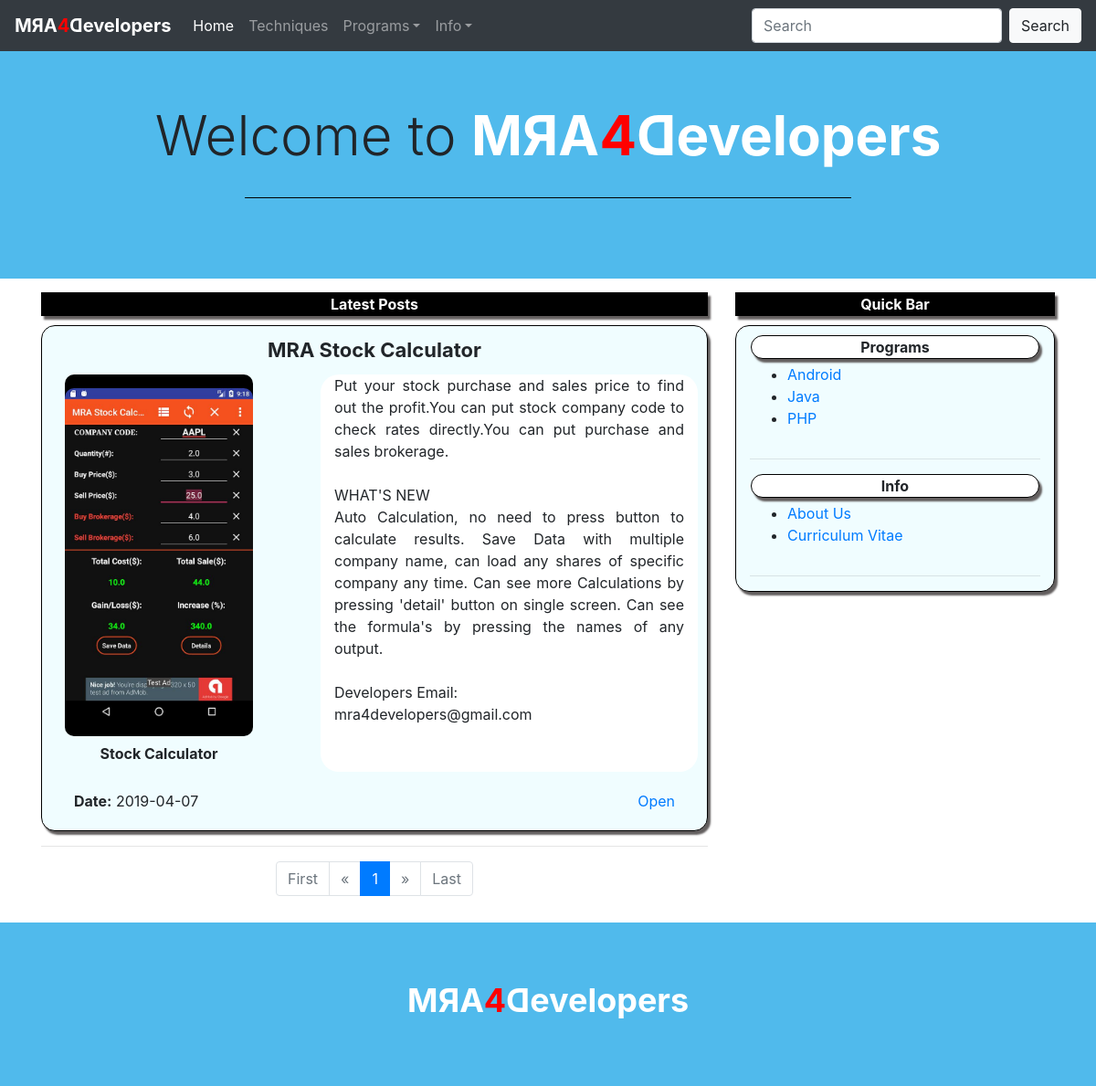
The app's page /, older data.
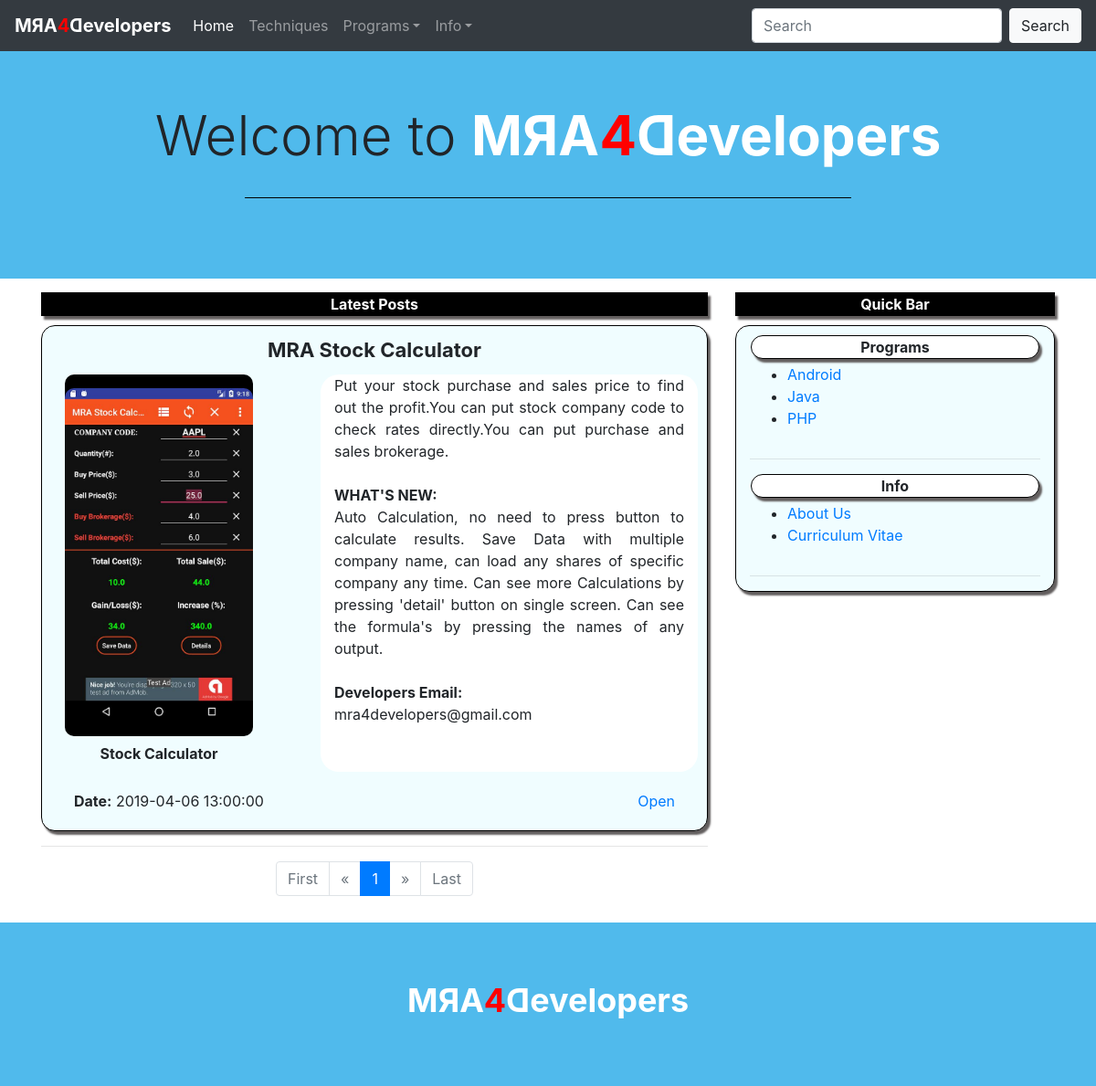
The same page, newer data.
### tables this page shows
CREATE TABLE `mra_post` (
  `id` int(100) NOT NULL,
  `date` timestamp NOT NULL DEFAULT CURRENT_TIMESTAMP ON UPDATE CURRENT_TIMESTAMP,
  `title` text NOT NULL,
  `details` text NOT NULL,
  `img` text NOT NULL,
  `imgName` text NOT NULL,
  `cat` varchar(20) NOT NULL,
  `etc` text NOT NULL
);

### admin/config/db.php (called while the page is built, shortened)
<?php
$start_page_number = 1;
$results_per_page = 05;
$datatable = "mra_post";
?>

### index.php (the view, shortened to what this page needs)
<?php
require("admin/config/db.php");
mysqli_set_charset($conn, "utf8mb4");
if (isset($_GET["page"]))
{
	$page  = $_GET["page"];
} else {
	$page=1;
};
$start_from = ($page-1) * $results_per_page;
?>
<!DOCTYPE html>
<html>
<head>
	<?php
	include "templates/commonTopLibraries.php";
	?>
</head>
<body class="mainBackgroundColor">
	<div>
		<?php
		include "templates/navigationBarTemplate.php";
		?>
		<div class="jumbotron jumbotronWhiteColor disableHover noBoarderRadius">
			<h1 class="display-3 text-center responsiveTextSize">Welcome to <a href="index.php">
				<?php
					include "templates/mra4developersLogo.php";
				?>
				</a></h1>
			<br>
			<div class="container">
				<div class="lineHorizontalWithBlackColor"></div>
			</div><br>
		</div>
		<div class="container mainContainer marginTopByFive">
			<div class="row text-center">
				<div class="col-lg-8 col-12">
					<div class="col-12 showBoarderWithNoRadious marginTopBottomByTen boldText whiteTextWithBlackBackground boarderShadow">
						Latest Posts
					</div>
					<?php
					$queryIndexPage = "SELECT *
										FROM mra_post
										ORDER BY id DESC
										LIMIT $start_from, ".$results_per_page;
					$connectToQueryIndexPage = mysqli_query($conn, $queryIndexPage);
					$countRows = mysqli_num_rows($connectToQueryIndexPage);
					if($countRows > 0){
						while($getEachRow = mysqli_fetch_array($connectToQueryIndexPage)){
							$storeID = $getEachRow['id'];
							$storeDate = $getEachRow['date'];
							$storeTitle = $getEachRow['title'];
							$storeDetails = $getEachRow['details'];
							$storeImage = $getEachRow['img'];
							$storeImageName = $getEachRow['imgName'];
					?>
					<div class="showBoarder eachMainPostUpperBottom lightBlueBackground boarderShadow">
						<div class="row marginAllSidesByTen">
							<div class="col-12 reponsiveTextSizeMaxTwentyTwo boldText"> <?php echo $storeTitle; ?></div>
						</div>
						<div class="row marginAllSidesByTen">
							<div class="col-lg-4 ">
								<div class="radiusOfBoarder">
									<div style="background: black; border-radius: 10px;">
										<img class="imageStyleOfPosts img-fluid" src="assets/images/dynamic/postMainImage/<?php echo $storeImage; ?>" alt="PostImage">
									</div>
									<h4 class="boldText reponsiveTextSizeMaxSixteen eachMainPostUpperBottom"><?php echo $storeImageName; ?></h4>
								</div>
							</div>
							<div class="col-lg-1"></div>
							<div class="col-lg-7 whiteColorBackground reponsiveTextSizeMaxSixteen justifiedParagraph radiusOfBoarder">
								<p><?php echo nl2br($storeDetails); ?></p>
							</div>
						</div>
						<div class="row marginAllSidesByTwenty">
							<div class="col-6 alignLeft">
								<span class="boldText">Date:</span> <?php echo $storeDate; ?>
							</div>
							<div class="col-6 alignRight disableHover">
								<a href="openPostDetails.php?id=<?php echo $storeID; ?>">Open</a>
							</div>
						</div>
					</div>
					<hr>
					<?php
						}
					}
					?>
					<?php
					$sql = "SELECT COUNT(ID) AS total FROM ".$datatable;
					$result = $conn->query($sql);
					$row = $result->fetch_assoc();
					$total_pages = ceil($row["total"] / $results_per_page);
					?>
					<div>
						<nav aria-label="Page navigation example text-center">
							<ul class="pagination justify-content-center">
								<li class="page-item <?php if($page == 1){ echo " disabled ";} ?>">
									<a class="page-link" href="index.php?page=<?php echo "1"; ?>" aria-label="First">
								 		<span aria-hidden="true">First</span>
								 	</a>
								</li>
								<li class="page-item <?php if($page == 1){ echo " disabled ";} ?>">
									<a class="page-link" href="index.php?page=<?php echo $page-1; ?>" aria-label="Previous">
								 		<span aria-hidden="true">&laquo;</span>
								 	</a>
								</li>
								<?php
								if($total_pages <= 6 && $page <= 6){
									for($i=$start_page_number; $i<=$total_pages; $i++) {
								?>
								<li
									class="page-item <?php if($page == $i){ echo " active ";} ?>">
									<?php
									echo "<a class=\"page-link\" href='index.php?page=".$i."'>";
									echo $i;
									echo "</a> ";
									?>
								</li>
								<?php
									}
								};
								?>
								<li class="page-item <?php if($page == $total_pages){ echo " disabled ";} ?>">
									<a class="page-link" href="index.php?page=<?php echo $page+1; ?>" aria-label="Next">
								 		<span aria-hidden="true">&raquo;</span>
								 	</a>
								</li>
								<li class="page-item <?php if($page == $total_pages){ echo " disabled ";} ?>">
									<a class="page-link" href="index.php?page=<?php echo $total_pages; ?>" aria-label="Last">
								 		<span aria-hidden="true">Last</span>
								 	</a>
								</li>
							</ul>
						</nav>
					</div>
				</div>
				<?php
					include "templates/sideBarTemplate.php";
				?>
			</div>
		</div>
		<?php
		include "templates/footerTemplate.php";
		?>
	</div>
</body>
</html>

Row changes from the older to the newer data that the page shows:
changed mra_post "MRA Stock Calculator": details "…and sales brokerage. WHAT'S NEW Auto Calculation, no need…" → "…and sales brokerage. WHAT'S NEW: Auto Calculation, no need…"; date "2019-04-07" → "2019-04-06 13:00:00"
